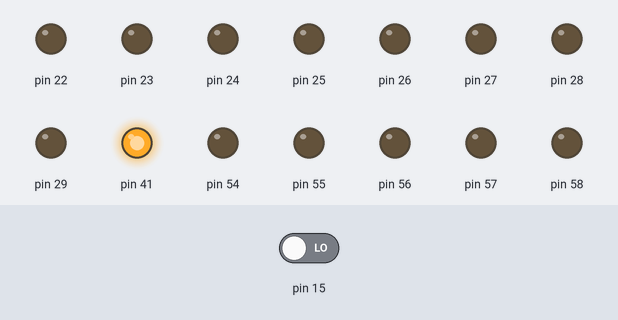
Bench run of a sketch on a simulated Arduino Mega 2560, built with avr-gcc and run on an emulated ATmega2560. Shown: output pins drawn as LEDs (lit = HIGH). The test bench sets the inputs (shaded band); at power-on: pin 15 LOW. Pins used as bus, display or sensor lines are not drawn; what the sketch prints to the serial monitor is not drawn.

Above: at 1.2 s.
1.3 s: pin 15 driven HIGH
Timing chart, 0 to 4.3 s (numbered marks = the images above; inputs shaded):
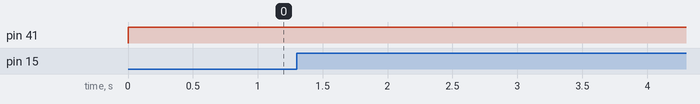

The sketch:

pressure_map_arduprog.ino
```cpp
//-------------------------------------------------------
//     LSB  P0  P1  P2   P3   P4   P5,  P6,  P7  MSB
//-------------------------------------------------------
// PORTA = {22, 23, 24,  25,  26,  27,  28,  29};        0
// PORTF = {A0, A1, A2,  A3,  A4,  A5,  A6,  A7};        1
// PORTK = {A8, A9, A10, A11, A12, A13, A14, A15};       2
// PORTC = {37, 36, 35,  34,  33,  32,  31,  30};        3
// PORTL = {49, 48, 47,  46,  45,  44,  43,  42};        4
// PORTB = {53, 52, 51,  50,  10,  11,  12,  13};        5
// PORTG = {41, 40, 39,  xx,  xx,  4,   xx,  xx};        6
// PORTD = {21, 20, 19,  18,  xx,  xx,  xx,  38};        7
// PORTE = {0,  1,  xx,  5,   2,   3,   xx,  xx};        8
// PORTH = {17, 16, xx,  6,   7,   8,   9,   xx};        9
// PORTJ = {15, 14, xx,  xx,  xx,  xx,  xx,  xx};        10
//-------------------------------------------------------

// WR_REG: PORTA; PORTF; PORTK; PORTG;
// CLK: 39
// MOSI: 40
// 25CS: 41

// READ_REG: PORTC; PORTL; PORTB; PORTJ(0)

#define NOP __asm__ __volatile__ ("nop\n\t")

int test_buffer = 0;

void setup() {
  // put your setup code here, to run once:
  DDRA = 0b11111111;
  DDRF = 0b11111111;
  DDRK = 0b11111111;
  DDRG = 0b00000111;

  DDRC = 0b00000000;
  DDRL = 0b00000000;
  DDRB = 0b00000000;
  DDRJ = 0b00000000;
  Serial.begin(115200);
}

void loop() {
  // put your main code here, to run repeatedly:
  // read_individual(0b01001001, 1, test_buffer, 0, 25);
  test_buffer = 0;
  read_individual(0xD0, 1, test_buffer, 1, 25);
  Serial.println(test_buffer, HEX);
  delay(2000);
}

void read_individual(uint8_t wr_buffer, size_t wr_buf_len, int &rd_buffer, size_t rd_buf_len, uint16_t wr_reg_index) {
  switch (wr_reg_index / 8) {
    case 0: PORTA = PORTA & (0b11111111 ^ (1 << ((wr_reg_index - 1) % 8))); break;
    case 1: PORTF = PORTF & (0b11111111 ^ (1 << ((wr_reg_index - 1) % 8))); break;
    case 2: PORTK = PORTK & (0b11111111 ^ (1 << ((wr_reg_index - 1) % 8))); break;
    case 3: PORTG = PORTG & (0b11111111 ^ (1 << ((wr_reg_index - 1) % 8))); break;
  }
  for (uint8_t itt = 0; itt < wr_buf_len * 8; itt++) {
    if ((wr_buffer & (1 << wr_buf_len * 8 - 1 - itt)) > 0){
      PORTG = PORTG | 0b00000010;
    }else{
      PORTG = PORTG & 0b11111101;
    }
    // delay(250);
    NOP;
    PORTG = PORTG | 0b00000100;
    NOP;
    // delay(250);
    PORTG = PORTG & 0b11111001;
    // delay(500);
    // wr_buffer <<= 1;
  }
  for (uint8_t itt = 0; itt < rd_buf_len * 8; itt++) {
    PORTG = PORTG | 0b00000100;
    NOP;
    // delay(500);
    switch (wr_reg_index / 8) {
      case 0: rd_buffer |= (PINC & (1 << ((wr_reg_index - 1) % 8))) << (rd_buf_len * 8 - 1 - itt); break;
      case 1: rd_buffer |= (PINL & (1 << ((wr_reg_index - 1) % 8))) << (rd_buf_len * 8 - 1 - itt); break;
      case 2: rd_buffer |= (PINB & (1 << ((wr_reg_index - 1) % 8))) << (rd_buf_len * 8 - 1 - itt); break;
      case 3: rd_buffer |= (PINJ & 0b00000001) << (rd_buf_len * 8 - 1 - itt); break;
    }
    PORTG = PORTG & 0b11111001;
    NOP;
    // delay(500);
    // rd_buffer = rd_buffer << 1;
    // Serial.println(rd_buffer, BIN);
  }
  PORTG = PORTG & 0b11111000;
  switch (wr_reg_index / 8) {
    case 0: PORTA = PORTA | (1 << ((wr_reg_index - 1) % 8)); break;
    case 1: PORTF = PORTF | (1 << ((wr_reg_index - 1) % 8)); break;
    case 2: PORTK = PORTK | (1 << ((wr_reg_index - 1) % 8)); break;
    case 3: PORTG = PORTG | (1 << ((wr_reg_index - 1) % 8)); break;
  }
}
```
